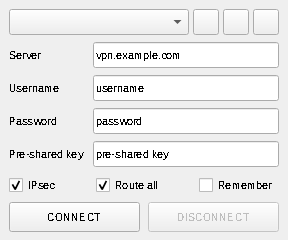
     <widget class="QWidget" name="connectionPanel" native="true">
      <property name="geometry">
       <rect>
        <x>8</x>
        <y>8</y>
        <width>288</width>
        <height>240</height>
       </rect>
      </property>
      <widget class="ProfileComboBox" name="profile_combo">
       <property name="geometry">
        <rect>
         <x>9</x>
         <y>9</y>
         <width>180</width>
         <height>26</height>
        </rect>
       </property>
       <property name="font">
        <font>
         <pointsize>8</pointsize>
         <stylestrategy>NoAntialias</stylestrategy>
         <kerning>false</kerning>
        </font>
       </property>
       <property name="cursor">
        <cursorShape>PointingHandCursor</cursorShape>
       </property>
       <property name="focusPolicy">
        <enum>Qt::NoFocus</enum>
       </property>
       <property name="toolTip">
        <string notr="true">Saved connection profiles</string>
       </property>
      </widget>
      <widget class="QPushButton" name="newProfile_button">
       <property name="geometry">
        <rect>
         <x>193</x>
         <y>9</y>
         <width>26</width>
         <height>26</height>
        </rect>
       </property>
       <property name="font">
        <font>
         <pointsize>8</pointsize>
         <stylestrategy>NoAntialias</stylestrategy>
         <kerning>false</kerning>
        </font>
       </property>
       <property name="cursor">
        <cursorShape>PointingHandCursor</cursorShape>
       </property>
       <property name="focusPolicy">
        <enum>Qt::NoFocus</enum>
       </property>
       <property name="toolTip">
        <string notr="true">New profile</string>
       </property>
       <property name="text">
        <string notr="true"/>
       </property>
       <property name="icon">
        <iconset resource="../res/qrc/resources.qrc">
         <normaloff>:/icons/icons/new.png</normaloff>:/icons/icons/new.png</iconset>
       </property>
       <property name="iconSize">
        <size>
         <width>14</width>
         <height>14</height>
        </size>
       </property>
      </widget>
      <widget class="QPushButton" name="saveProfile_button">
       <property name="geometry">
        <rect>
         <x>223</x>
         <y>9</y>
         <width>26</width>
         <height>26</height>
        </rect>
       </property>
       <property name="font">
        <font>
         <pointsize>8</pointsize>
         <stylestrategy>NoAntialias</stylestrategy>
         <kerning>false</kerning>
        </font>
       </property>
       <property name="cursor">
        <cursorShape>PointingHandCursor</cursorShape>
       </property>
       <property name="focusPolicy">
        <enum>Qt::NoFocus</enum>
       </property>
       <property name="toolTip">
        <string notr="true">Save profile (Ctrl+S)</string>
       </property>
       <property name="text">
        <string notr="true"/>
       </property>
       <property name="icon">
        <iconset resource="../res/qrc/resources.qrc">
         <normaloff>:/icons/icons/save.png</normaloff>:/icons/icons/save.png</iconset>
       </property>
       <property name="iconSize">
        <size>
         <width>14</width>
         <height>14</height>
        </size>
       </property>
      </widget>
      <widget class="QPushButton" name="deleteProfile_button">
       <property name="geometry">
        <rect>
         <x>253</x>
         <y>9</y>
         <width>26</width>
         <height>26</height>
        </rect>
       </property>
       <property name="font">
        <font>
         <pointsize>8</pointsize>
         <stylestrategy>NoAntialias</stylestrategy>
         <kerning>false</kerning>
        </font>
       </property>
       <property name="cursor">
        <cursorShape>PointingHandCursor</cursorShape>
       </property>
       <property name="focusPolicy">
        <enum>Qt::NoFocus</enum>
       </property>
       <property name="toolTip">
        <string notr="true">Delete profile</string>
       </property>
       <property name="text">
        <string notr="true"/>
       </property>
       <property name="icon">
        <iconset resource="../res/qrc/resources.qrc">
         <normaloff>:/icons/icons/delete.png</normaloff>:/icons/icons/delete.png</iconset>
       </property>
       <property name="iconSize">
        <size>
         <width>14</width>
         <height>14</height>
        </size>
       </property>
      </widget>
      <widget class="QLabel" name="serverLabel">
       <property name="geometry">
        <rect>
         <x>9</x>
         <y>42</y>
         <width>84</width>
         <height>26</height>
        </rect>
       </property>
       <property name="font">
        <font>
         <pointsize>8</pointsize>
         <stylestrategy>NoAntialias</stylestrategy>
         <kerning>false</kerning>
        </font>
       </property>
       <property name="text">
        <string notr="true">Server</string>
       </property>
       <property name="alignment">
        <set>Qt::AlignLeft|Qt::AlignVCenter</set>
       </property>
      </widget>
      <widget class="QLineEdit" name="server_input">
       <property name="geometry">
        <rect>
         <x>93</x>
         <y>42</y>
         <width>186</width>
         <height>26</height>
        </rect>
       </property>
       <property name="font">
        <font>
         <pointsize>8</pointsize>
         <stylestrategy>NoAntialias</stylestrategy>
         <kerning>false</kerning>
        </font>
       </property>
       <property name="toolTip">
        <string notr="true">Address of the L2TP server — host name or IP</string>
       </property>
       <property name="placeholderText">
        <string notr="true">vpn.example.com</string>
       </property>
      </widget>
      <widget class="QLabel" name="usernameLabel">
       <property name="geometry">
        <rect>
         <x>9</x>
         <y>75</y>
         <width>84</width>
         <height>26</height>
        </rect>
       </property>
       <property name="font">
        <font>
         <pointsize>8</pointsize>
         <stylestrategy>NoAntialias</stylestrategy>
         <kerning>false</kerning>
        </font>
       </property>
       <property name="text">
        <string notr="true">Username</string>
       </property>
       <property name="alignment">
        <set>Qt::AlignLeft|Qt::AlignVCenter</set>
       </property>
      </widget>
      <widget class="QLineEdit" name="username_input">
       <property name="geometry">
        <rect>
         <x>93</x>
         <y>75</y>
         <width>186</width>
         <height>26</height>
        </rect>
       </property>
       <property name="font">
        <font>
         <pointsize>8</pointsize>
         <stylestrategy>NoAntialias</stylestrategy>
         <kerning>false</kerning>
        </font>
       </property>
       <property name="toolTip">
        <string notr="true">PPP username</string>
       </property>
       <property name="placeholderText">
        <string notr="true">username</string>
       </property>
      </widget>
      <widget class="QLabel" name="passwordLabel">
       <property name="geometry">
        <rect>
         <x>9</x>
         <y>108</y>
         <width>84</width>
         <height>26</height>
        </rect>
       </property>
       <property name="font">
        <font>
         <pointsize>8</pointsize>
         <stylestrategy>NoAntialias</stylestrategy>
         <kerning>false</kerning>
        </font>
       </property>
       <property name="text">
        <string notr="true">Password</string>
       </property>
       <property name="alignment">
        <set>Qt::AlignLeft|Qt::AlignVCenter</set>
       </property>
      </widget>
      <widget class="QLineEdit" name="password_input">
       <property name="geometry">
        <rect>
         <x>93</x>
         <y>108</y>
         <width>186</width>
         <height>26</height>
        </rect>
       </property>
       <property name="font">
        <font>
         <pointsize>8</pointsize>
         <stylestrategy>NoAntialias</stylestrategy>
         <kerning>false</kerning>
        </font>
       </property>
       <property name="toolTip">
        <string notr="true">PPP password</string>
       </property>
       <property name="echoMode">
        <enum>QLineEdit::Password</enum>
       </property>
       <property name="placeholderText">
        <string notr="true">password</string>
       </property>
      </widget>
      <widget class="QLabel" name="pskLabel">
       <property name="geometry">
        <rect>
         <x>9</x>
         <y>141</y>
         <width>84</width>
         <height>26</height>
        </rect>
       </property>
       <property name="font">
        <font>
         <pointsize>8</pointsize>
         <stylestrategy>NoAntialias</stylestrategy>
         <kerning>false</kerning>
        </font>
       </property>
       <property name="text">
        <string notr="true">Pre-shared key</string>
       </property>
       <property name="alignment">
        <set>Qt::AlignLeft|Qt::AlignVCenter</set>
       </property>
      </widget>
      <widget class="QLineEdit" name="psk_input">
       <property name="geometry">
        <rect>
         <x>93</x>
         <y>141</y>
         <width>186</width>
         <height>26</height>
        </rect>
       </property>
       <property name="font">
        <font>
         <pointsize>8</pointsize>
         <stylestrategy>NoAntialias</stylestrategy>
         <kerning>false</kerning>
        </font>
       </property>
       <property name="toolTip">
        <string notr="true">IPsec pre-shared key — used only while IPsec is on</string>
       </property>
       <property name="echoMode">
        <enum>QLineEdit::Password</enum>
       </property>
       <property name="placeholderText">
        <string notr="true">pre-shared key</string>
       </property>
      </widget>
      <widget class="QWidget" name="optionsRow">
       <property name="geometry">
        <rect>
         <x>9</x>
         <y>174</y>
         <width>270</width>
         <height>22</height>
        </rect>
       </property>
       <layout class="QHBoxLayout" name="optionsLayout">
        <property name="spacing">
         <number>0</number>
        </property>
        <property name="leftMargin">
         <number>0</number>
        </property>
        <property name="topMargin">
         <number>0</number>
        </property>
        <property name="rightMargin">
         <number>0</number>
        </property>
        <property name="bottomMargin">
         <number>0</number>
        </property>
        <item>
         <widget class="QCheckBox" name="ipsec_checkbox">
          <property name="sizePolicy">
           <sizepolicy hsizetype="Preferred" vsizetype="Expanding">
            <horstretch>0</horstretch>
            <verstretch>0</verstretch>
           </sizepolicy>
          </property>
          <property name="minimumSize">
           <size>
            <width>0</width>
            <height>22</height>
           </size>
          </property>
          <property name="maximumSize">
           <size>
            <width>16777215</width>
            <height>22</height>
           </size>
          </property>
          <property name="font">
           <font>
            <pointsize>8</pointsize>
            <stylestrategy>NoAntialias</stylestrategy>
            <kerning>false</kerning>
           </font>
          </property>
          <property name="cursor">
           <cursorShape>PointingHandCursor</cursorShape>
          </property>
          <property name="focusPolicy">
           <enum>Qt::NoFocus</enum>
          </property>
          <property name="toolTip">
           <string notr="true">Wrap L2TP in IPsec — most servers require it</string>
          </property>
          <property name="text">
           <string notr="true">IPsec</string>
          </property>
          <property name="checked">
           <bool>true</bool>
          </property>
         </widget>
        </item>
        <item>
         <spacer name="optionsSpacer_1">
          <property name="orientation">
           <enum>Qt::Horizontal</enum>
          </property>
          <property name="sizeHint" stdset="0">
           <size>
            <width>40</width>
            <height>18</height>
           </size>
          </property>
         </spacer>
        </item>
        <item>
         <widget class="QCheckBox" name="routeAll_checkbox">
          <property name="sizePolicy">
           <sizepolicy hsizetype="Preferred" vsizetype="Expanding">
            <horstretch>0</horstretch>
            <verstretch>0</verstretch>
           </sizepolicy>
          </property>
          <property name="minimumSize">
           <size>
            <width>0</width>
            <height>22</height>
           </size>
          </property>
          <property name="maximumSize">
           <size>
            <width>16777215</width>
            <height>22</height>
           </size>
          </property>
          <property name="font">
           <font>
            <pointsize>8</pointsize>
            <stylestrategy>NoAntialias</stylestrategy>
            <kerning>false</kerning>
           </font>
          </property>
          <property name="cursor">
           <cursorShape>PointingHandCursor</cursorShape>
          </property>
          <property name="focusPolicy">
           <enum>Qt::NoFocus</enum>
          </property>
          <property name="toolTip">
           <string notr="true">Send all traffic through the tunnel; off keeps only the tunnel subnet</string>
          </property>
          <property name="text">
           <string notr="true">Route all</string>
          </property>
          <property name="checked">
           <bool>true</bool>
          </property>
         </widget>
        </item>
        <item>
         <spacer name="optionsSpacer_2">
          <property name="orientation">
           <enum>Qt::Horizontal</enum>
          </property>
          <property name="sizeHint" stdset="0">
           <size>
            <width>40</width>
            <height>18</height>
           </size>
          </property>
         </spacer>
        </item>
        <item>
         <widget class="QCheckBox" name="remember_checkbox">
          <property name="sizePolicy">
           <sizepolicy hsizetype="Preferred" vsizetype="Expanding">
            <horstretch>0</horstretch>
            <verstretch>0</verstretch>
           </sizepolicy>
          </property>
          <property name="minimumSize">
           <size>
            <width>0</width>
            <height>22</height>
           </size>
          </property>
          <property name="maximumSize">
           <size>
            <width>16777215</width>
            <height>22</height>
           </size>
          </property>
          <property name="font">
           <font>
            <pointsize>8</pointsize>
            <stylestrategy>NoAntialias</stylestrategy>
            <kerning>false</kerning>
           </font>
          </property>
          <property name="cursor">
           <cursorShape>PointingHandCursor</cursorShape>
          </property>
          <property name="focusPolicy">
           <enum>Qt::NoFocus</enum>
          </property>
          <property name="toolTip">
           <string notr="true">Keep the password and key in the profile, encrypted for this Windows account</string>
          </property>
          <property name="text">
           <string notr="true">Remember</string>
          </property>
         </widget>
        </item>
       </layout>
      </widget>
      <widget class="QPushButton" name="connect_button">
       <property name="geometry">
        <rect>
         <x>9</x>
         <y>202</y>
         <width>131</width>
         <height>30</height>
        </rect>
       </property>
       <property name="font">
        <font>
         <pointsize>8</pointsize>
         <stylestrategy>NoAntialias</stylestrategy>
         <kerning>false</kerning>
        </font>
       </property>
       <property name="cursor">
        <cursorShape>PointingHandCursor</cursorShape>
       </property>
       <property name="focusPolicy">
        <enum>Qt::NoFocus</enum>
       </property>
       <property name="toolTip">
        <string notr="true">Connect with the selected profile</string>
       </property>
       <property name="text">
        <string notr="true">CONNECT</string>
       </property>
      </widget>
      <widget class="QPushButton" name="disconnect_button">
       <property name="geometry">
        <rect>
         <x>148</x>
         <y>202</y>
         <width>131</width>
         <height>30</height>
        </rect>
       </property>
       <property name="enabled">
        <bool>false</bool>
       </property>
       <property name="font">
        <font>
         <pointsize>8</pointsize>
         <stylestrategy>NoAntialias</stylestrategy>
         <kerning>false</kerning>
        </font>
       </property>
       <property name="cursor">
        <cursorShape>PointingHandCursor</cursorShape>
       </property>
       <property name="focusPolicy">
        <enum>Qt::NoFocus</enum>
       </property>
       <property name="toolTip">
        <string notr="true">Disconnect, or cancel the attempt in progress</string>
       </property>
       <property name="text">
        <string notr="true">DISCONNECT</string>
       </property>
      </widget>
     </widget>
